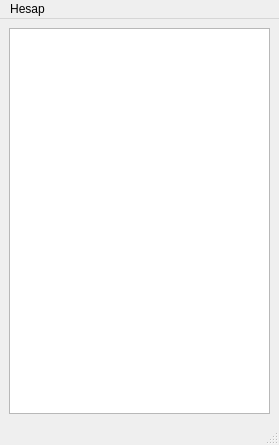
<?xml version="1.0" encoding="UTF-8"?>
<ui version="4.0">
 <class>accountDialog</class>
 <widget class="QMainWindow" name="accountDialog">
  <property name="geometry">
   <rect>
    <x>0</x>
    <y>0</y>
    <width>279</width>
    <height>445</height>
   </rect>
  </property>
  <property name="windowTitle">
   <string>Arkadaş Listesi</string>
  </property>
  <widget class="QWidget" name="centralwidget">
   <layout class="QGridLayout" name="gridLayout">
    <item row="0" column="0">
     <widget class="QListWidget" name="listWidget">
      <property name="sizePolicy">
       <sizepolicy hsizetype="Preferred" vsizetype="Preferred">
        <horstretch>0</horstretch>
        <verstretch>0</verstretch>
       </sizepolicy>
      </property>
     </widget>
    </item>
   </layout>
  </widget>
  <widget class="QMenuBar" name="menubar">
   <property name="geometry">
    <rect>
     <x>0</x>
     <y>0</y>
     <width>279</width>
     <height>25</height>
    </rect>
   </property>
   <widget class="QMenu" name="menuHesap">
    <property name="title">
     <string>Hesap</string>
    </property>
    <addaction name="actionAdd_Friend"/>
   </widget>
   <addaction name="menuHesap"/>
  </widget>
  <widget class="QStatusBar" name="statusbar"/>
  <action name="actionAdd_Friend">
   <property name="text">
    <string>Arkadaş Ekle</string>
   </property>
  </action>
  <action name="action_k">
   <property name="text">
    <string>Çıkış</string>
   </property>
  </action>
 </widget>
 <resources/>
 <connections/>
</ui>
